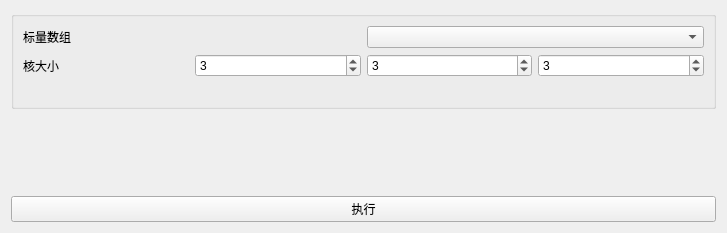
<?xml version="1.0" encoding="UTF-8"?>
<ui version="4.0">
 <class>MedianFilter</class>
 <widget class="QWidget" name="MedianFilter">
  <property name="geometry">
   <rect>
    <x>0</x>
    <y>0</y>
    <width>727</width>
    <height>233</height>
   </rect>
  </property>
  <property name="windowTitle">
   <string>Form</string>
  </property>
  <layout class="QGridLayout" name="gridLayout">
   <item row="0" column="0">
    <layout class="QVBoxLayout" name="verticalLayout_3">
     <item>
      <widget class="QGroupBox" name="groupBox">
       <property name="title">
        <string/>
       </property>
       <layout class="QVBoxLayout" name="verticalLayout" stretch="2,2,2">
        <item>
         <layout class="QHBoxLayout" name="horizontalLayout_Scalar">
          <item>
           <widget class="QLabel" name="label_Scalar">
            <property name="text">
             <string>标量数组</string>
            </property>
           </widget>
          </item>
          <item>
           <widget class="QComboBox" name="comboBox_ScalarIndex"/>
          </item>
         </layout>
        </item>
        <item>
         <layout class="QHBoxLayout" name="horizontalLayout_Kernel">
          <item>
           <widget class="QLabel" name="label_Kernel">
            <property name="text">
             <string>核大小</string>
            </property>
           </widget>
          </item>
          <item>
           <widget class="QSpinBox" name="spinBox_KernelX">
            <property name="minimum">
             <number>1</number>
            </property>
            <property name="maximum">
             <number>99</number>
            </property>
            <property name="singleStep">
             <number>2</number>
            </property>
            <property name="value">
             <number>3</number>
            </property>
           </widget>
          </item>
          <item>
           <widget class="QSpinBox" name="spinBox_KernelY">
            <property name="minimum">
             <number>1</number>
            </property>
            <property name="maximum">
             <number>99</number>
            </property>
            <property name="singleStep">
             <number>2</number>
            </property>
            <property name="value">
             <number>3</number>
            </property>
           </widget>
          </item>
          <item>
           <widget class="QSpinBox" name="spinBox_KernelZ">
            <property name="minimum">
             <number>1</number>
            </property>
            <property name="maximum">
             <number>99</number>
            </property>
            <property name="singleStep">
             <number>2</number>
            </property>
            <property name="value">
             <number>3</number>
            </property>
           </widget>
          </item>
         </layout>
        </item>
        <item>
         <widget class="QLabel" name="label_ScalarType">
          <property name="sizePolicy">
           <sizepolicy hsizetype="Fixed" vsizetype="Preferred">
            <horstretch>0</horstretch>
            <verstretch>0</verstretch>
           </sizepolicy>
          </property>
          <property name="text">
           <string/>
          </property>
         </widget>
        </item>
       </layout>
      </widget>
     </item>
     <item>
      <spacer name="verticalSpacer">
       <property name="orientation">
        <enum>Qt::Vertical</enum>
       </property>
       <property name="sizeHint" stdset="0">
        <size>
         <width>20</width>
         <height>40</height>
        </size>
       </property>
      </spacer>
     </item>
     <item>
      <widget class="QPushButton" name="btnExecute">
       <property name="text">
        <string>执行</string>
       </property>
      </widget>
     </item>
    </layout>
   </item>
  </layout>
 </widget>
 <resources/>
 <connections/>
</ui>
